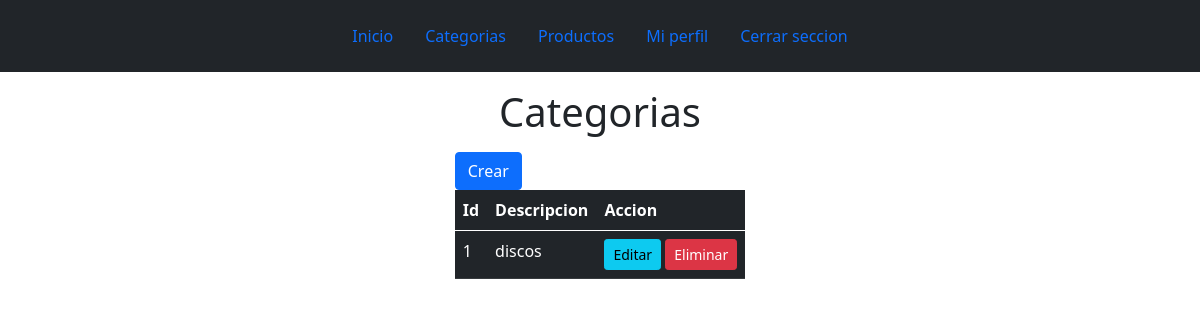
/categorias (signed in), run on an earlier commit of the app's database.
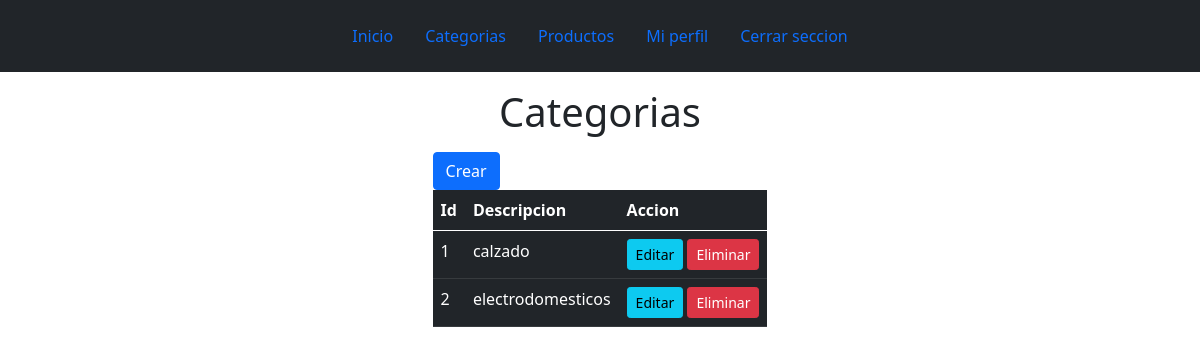
And on a later commit of the database.
### tables this page shows
CREATE TABLE "categorias" (
	"id"	INTEGER NOT NULL,
	"id_usuario"	INTEGER NOT NULL,
	"nombre"	TEXT NOT NULL,
	PRIMARY KEY("id" AUTOINCREMENT)
);

### app.py (the view)
@app.route('/categorias')
def categorias():
    if not 'usuario' in session:
        return redirect(url_for('index'))
    categorias=db.execute('select * from categorias where id_usuario = ?',(session['usuario'][0],)).fetchall()
    return render_template('enseccion/admin/categorias.html', cat=categorias)

### templates/enseccion/admin/categorias.html (shortened to what this page needs)
{% extends 'layouts/baseU.html' %}
{% block content %}
<h1 class="text-center my-3">Categorias</h1>
<div class="row justify-content-md-center">
    <div class="col-md-auto">
    <a href="{{url_for('crear_categoria')}}"><button class="btn btn-primary">Crear</button></a>
    <table class="table table-dark ">
        <thead>
            <th>Id</th>
            <th>Descripcion</th>
            <th>Accion</th>
        </thead>
        <tbody>
            {% for categoria in cat %}
            <tr>
                <td>{{loop.index}}</td>
                <td>{{categoria[2]}}</td>
                <td>
                    <a href="{{url_for('editar_categoria',id=categoria[0])}}"><button class="btn btn-info btn-sm">Editar</button></a>
                    <a href="{{url_for('eliminar_categoria',id=categoria[0], cat=categoria[2])}}"><button class="btn btn-danger btn-sm" >Eliminar</button></a>
                </td>
            </tr>
            {%endfor%}
        </tbody>
    </table>
 </div>
</div>
{% endblock %}

What changed in the data, as far as the page shows it:
removed categorias: nombre "discos"
added categorias: nombre "calzado"
added categorias: nombre "electrodomesticos"
